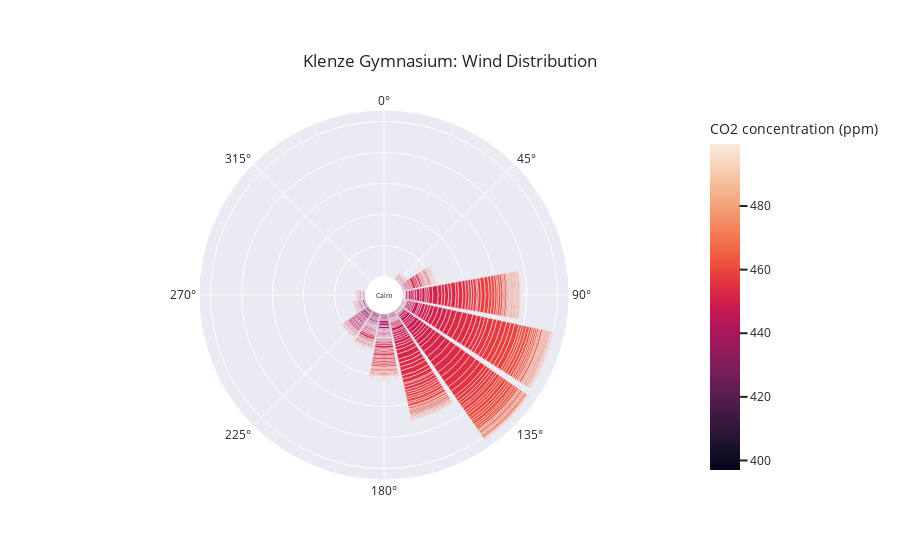
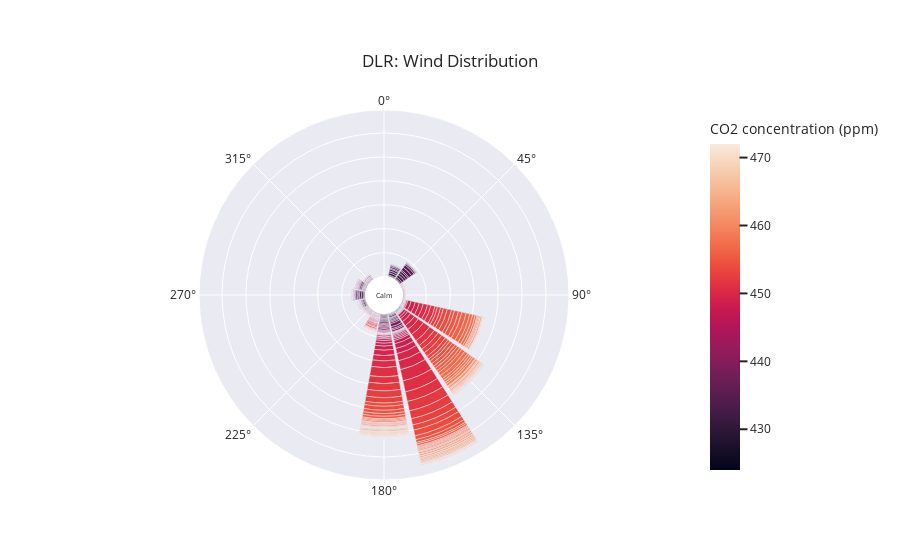
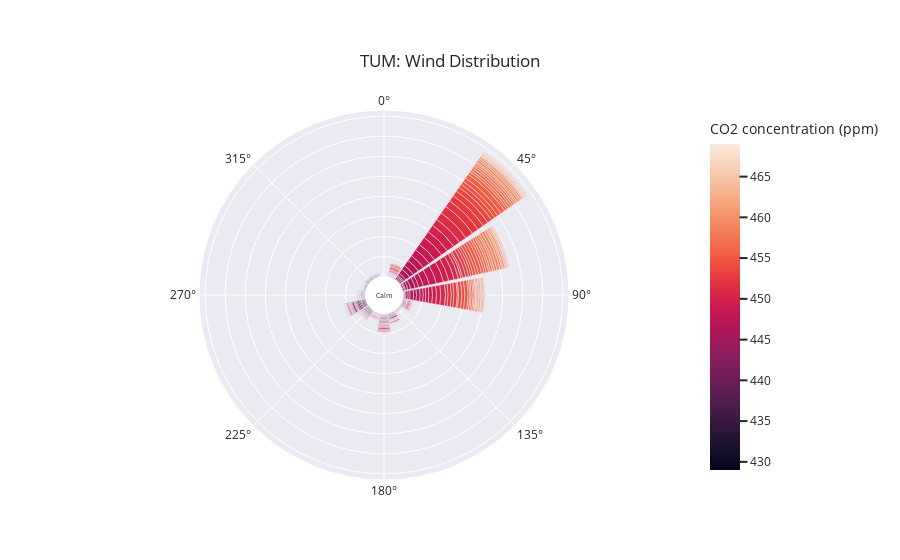
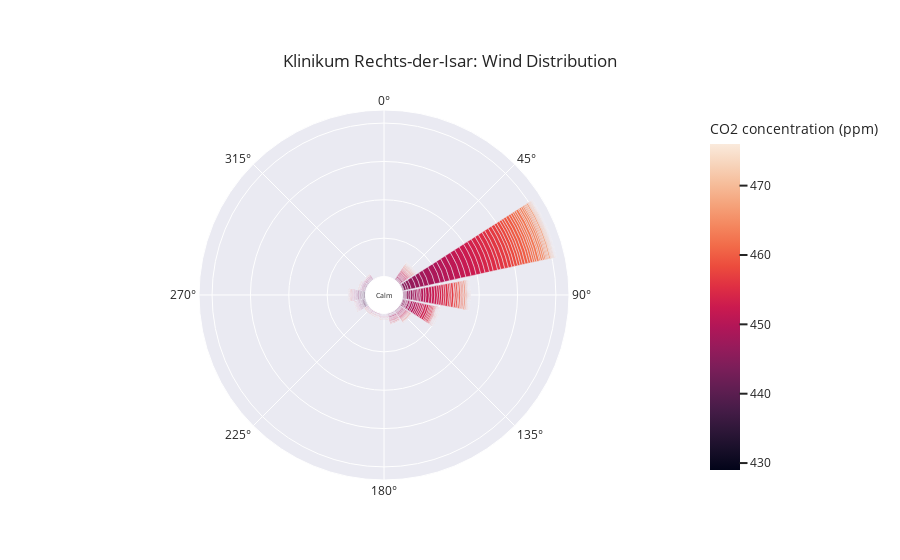

Notebook code for these charts, in order:
### Code cell
# KLEG
plot_co2_rose(df, 1, 'Klenze Gymnasium')

# X
#plot_co2_rose(df, 2, 'X')

# X
#plot_co2_rose(df, 3, 'X')

# X
#plot_co2_rose(df, 4, 'X')

# DLRO
plot_co2_rose(df, 5, 'DLR')

# TUMN
plot_co2_rose(df, 6, 'TUM')

# FB85
#plot_co2_rose(df, 7, 'Blutenburgturm 85m')

# KRDI
plot_co2_rose(df, 8, 'Klinikum Rechts-der-Isar')

# KNPL
plot_co2_rose(df, 9, 'Klinikum Neuperlach')

# SWGG
plot_co2_rose(df, 10, 'Städtisches Willi Graf Gymnasium')

# RFIN
plot_co2_rose(df, 11, 'Rathaus Finsing')

# WKRT
plot_co2_rose(df, 12, 'Walter-Klingenbeck-Realschule')

# RFEL
plot_co2_rose(df, 13, 'Rathaus Feldkirchen')

# FB48
#plot_co2_rose(df, 14, 'Blutenburgturm 48m')

# SWMZ
plot_co2_rose(df, 15, 'Stadtwerke München Zentrale')

# SMAI
plot_co2_rose(df, 16, 'Schule Maisach')

# KBOG
#plot_co2_rose(df, 17, 'Klinikum Bogenhausen')

# SBBG
plot_co2_rose(df, 18, 'Städtisches Bertolt Brecht Gymnasium')

# X
#plot_o2_rose(df, 19, 'X')

# LGRO
plot_co2_rose(df, 20, 'LMU Großhadern')

### Figure 1 — Plotly figure (JSON) as saved in the notebook; plotly's stock layout.template omitted (floating-point values rounded to 4 significant figures; data arrays with more than 128 entries replaced by an {"elided": "..."} marker saying what was removed)
{"data": [{"hovertemplate": "count=%{r}<br>cardinal_direction=%{theta}<br>CO2 concentration (ppm)=%{marker.color}<extra></extra>", "legendgroup": "", "marker": {"color": {"elided": "679 float values"}, "coloraxis": "coloraxis", "pattern": {"shape": ""}}, "name": "", "r": {"elided": "679 int values"}, "showlegend": false, "subplot": "polar", "theta": {"elided": "679 float values"}, "type": "barpolar"}], "layout": {"annotations": [{"font": {"size": 7}, "showarrow": false, "text": "Calm", "x": 0.5, "y": 0.5}], "barmode": "relative", "coloraxis": {"colorbar": {"title": {"text": "CO2 concentration (ppm)"}}, "colorscale": [[0, "rgb(2,4,25)"], [0.0625, "rgb(24,15,41)"], [0.125, "rgb(47,23,57)"], [0.1875, "rgb(71,28,72)"], [0.25, "rgb(97,30,82)"], [0.3125, "rgb(123,30,89)"], [0.375, "rgb(150,27,91)"], [0.4375, "rgb(177,22,88)"], [0.5, "rgb(203,26,79)"], [0.5625, "rgb(223,47,67)"], [0.625, "rgb(236,76,61)"], [0.6875, "rgb(242,107,73)"], [0.75, "rgb(244,135,95)"], [0.8125, "rgb(245,162,122)"], [0.875, "rgb(246,188,153)"], [0.9375, "rgb(247,212,187)"], [1, "rgb(250,234,220)"]]}, "legend": {"font": {"size": 14}, "orientation": "h", "tracegroupgap": 0, "x": 0.5, "xanchor": "center", "y": -0.1, "yanchor": "middle"}, "margin": {"t": 110}, "polar": {"angularaxis": {"direction": "clockwise", "rotation": 90}, "domain": {"x": [0, 1], "y": [0, 1]}, "hole": 0.1, "radialaxis": {"linewidth": 0, "showticklabels": false, "ticks": ""}}, "title": {"text": "Klenze Gymnasium: Wind Distribution", "xanchor": "center", "yanchor": "top"}}}

### Figure 2 — Plotly figure (JSON) as saved in the notebook; plotly's stock layout.template omitted (floating-point values rounded to 4 significant figures; data arrays with more than 128 entries replaced by an {"elided": "..."} marker saying what was removed)
{"data": [{"hovertemplate": "count=%{r}<br>cardinal_direction=%{theta}<br>CO2 concentration (ppm)=%{marker.color}<extra></extra>", "legendgroup": "", "marker": {"color": {"elided": "529 float values"}, "coloraxis": "coloraxis", "pattern": {"shape": ""}}, "name": "", "r": {"elided": "529 int values"}, "showlegend": false, "subplot": "polar", "theta": {"elided": "529 float values"}, "type": "barpolar"}], "layout": {"annotations": [{"font": {"size": 7}, "showarrow": false, "text": "Calm", "x": 0.5, "y": 0.5}], "barmode": "relative", "coloraxis": {"colorbar": {"title": {"text": "CO2 concentration (ppm)"}}, "colorscale": [[0, "rgb(2,4,25)"], [0.0625, "rgb(24,15,41)"], [0.125, "rgb(47,23,57)"], [0.1875, "rgb(71,28,72)"], [0.25, "rgb(97,30,82)"], [0.3125, "rgb(123,30,89)"], [0.375, "rgb(150,27,91)"], [0.4375, "rgb(177,22,88)"], [0.5, "rgb(203,26,79)"], [0.5625, "rgb(223,47,67)"], [0.625, "rgb(236,76,61)"], [0.6875, "rgb(242,107,73)"], [0.75, "rgb(244,135,95)"], [0.8125, "rgb(245,162,122)"], [0.875, "rgb(246,188,153)"], [0.9375, "rgb(247,212,187)"], [1, "rgb(250,234,220)"]]}, "legend": {"font": {"size": 14}, "orientation": "h", "tracegroupgap": 0, "x": 0.5, "xanchor": "center", "y": -0.1, "yanchor": "middle"}, "margin": {"t": 110}, "polar": {"angularaxis": {"direction": "clockwise", "rotation": 90}, "domain": {"x": [0, 1], "y": [0, 1]}, "hole": 0.1, "radialaxis": {"linewidth": 0, "showticklabels": false, "ticks": ""}}, "title": {"text": "DLR: Wind Distribution", "xanchor": "center", "yanchor": "top"}}}

### Figure 3 — Plotly figure (JSON) as saved in the notebook; plotly's stock layout.template omitted (floating-point values rounded to 4 significant figures; data arrays with more than 128 entries replaced by an {"elided": "..."} marker saying what was removed)
{"data": [{"hovertemplate": "count=%{r}<br>cardinal_direction=%{theta}<br>CO2 concentration (ppm)=%{marker.color}<extra></extra>", "legendgroup": "", "marker": {"color": {"elided": "577 float values"}, "coloraxis": "coloraxis", "pattern": {"shape": ""}}, "name": "", "r": {"elided": "577 int values"}, "showlegend": false, "subplot": "polar", "theta": {"elided": "577 float values"}, "type": "barpolar"}], "layout": {"annotations": [{"font": {"size": 7}, "showarrow": false, "text": "Calm", "x": 0.5, "y": 0.5}], "barmode": "relative", "coloraxis": {"colorbar": {"title": {"text": "CO2 concentration (ppm)"}}, "colorscale": [[0, "rgb(2,4,25)"], [0.0625, "rgb(24,15,41)"], [0.125, "rgb(47,23,57)"], [0.1875, "rgb(71,28,72)"], [0.25, "rgb(97,30,82)"], [0.3125, "rgb(123,30,89)"], [0.375, "rgb(150,27,91)"], [0.4375, "rgb(177,22,88)"], [0.5, "rgb(203,26,79)"], [0.5625, "rgb(223,47,67)"], [0.625, "rgb(236,76,61)"], [0.6875, "rgb(242,107,73)"], [0.75, "rgb(244,135,95)"], [0.8125, "rgb(245,162,122)"], [0.875, "rgb(246,188,153)"], [0.9375, "rgb(247,212,187)"], [1, "rgb(250,234,220)"]]}, "legend": {"font": {"size": 14}, "orientation": "h", "tracegroupgap": 0, "x": 0.5, "xanchor": "center", "y": -0.1, "yanchor": "middle"}, "margin": {"t": 110}, "polar": {"angularaxis": {"direction": "clockwise", "rotation": 90}, "domain": {"x": [0, 1], "y": [0, 1]}, "hole": 0.1, "radialaxis": {"linewidth": 0, "showticklabels": false, "ticks": ""}}, "title": {"text": "TUM: Wind Distribution", "xanchor": "center", "yanchor": "top"}}}

### Figure 4 — Plotly figure (JSON) as saved in the notebook; plotly's stock layout.template omitted (floating-point values rounded to 4 significant figures; data arrays with more than 128 entries replaced by an {"elided": "..."} marker saying what was removed)
{"data": [{"hovertemplate": "count=%{r}<br>cardinal_direction=%{theta}<br>CO2 concentration (ppm)=%{marker.color}<extra></extra>", "legendgroup": "", "marker": {"color": {"elided": "586 float values"}, "coloraxis": "coloraxis", "pattern": {"shape": ""}}, "name": "", "r": {"elided": "586 int values"}, "showlegend": false, "subplot": "polar", "theta": {"elided": "586 float values"}, "type": "barpolar"}], "layout": {"annotations": [{"font": {"size": 7}, "showarrow": false, "text": "Calm", "x": 0.5, "y": 0.5}], "barmode": "relative", "coloraxis": {"colorbar": {"title": {"text": "CO2 concentration (ppm)"}}, "colorscale": [[0, "rgb(2,4,25)"], [0.0625, "rgb(24,15,41)"], [0.125, "rgb(47,23,57)"], [0.1875, "rgb(71,28,72)"], [0.25, "rgb(97,30,82)"], [0.3125, "rgb(123,30,89)"], [0.375, "rgb(150,27,91)"], [0.4375, "rgb(177,22,88)"], [0.5, "rgb(203,26,79)"], [0.5625, "rgb(223,47,67)"], [0.625, "rgb(236,76,61)"], [0.6875, "rgb(242,107,73)"], [0.75, "rgb(244,135,95)"], [0.8125, "rgb(245,162,122)"], [0.875, "rgb(246,188,153)"], [0.9375, "rgb(247,212,187)"], [1, "rgb(250,234,220)"]]}, "legend": {"font": {"size": 14}, "orientation": "h", "tracegroupgap": 0, "x": 0.5, "xanchor": "center", "y": -0.1, "yanchor": "middle"}, "margin": {"t": 110}, "polar": {"angularaxis": {"direction": "clockwise", "rotation": 90}, "domain": {"x": [0, 1], "y": [0, 1]}, "hole": 0.1, "radialaxis": {"linewidth": 0, "showticklabels": false, "ticks": ""}}, "title": {"text": "Klinikum Rechts-der-Isar: Wind Distribution", "xanchor": "center", "yanchor": "top"}}}
